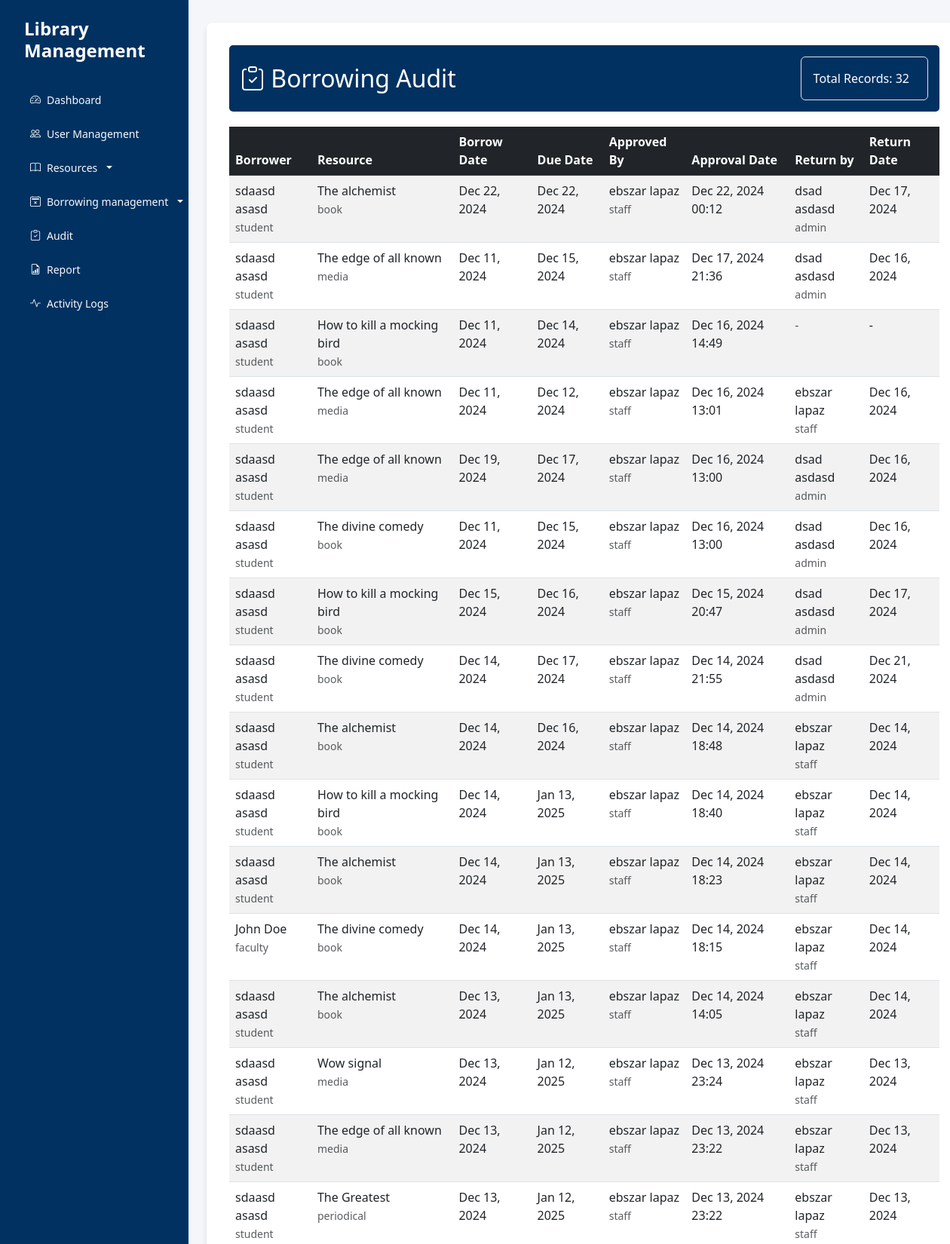
The page /interface/audit.php (signed in, upper part) on the database its author committed.
### tables this page shows
CREATE TABLE `borrowings` (
  `borrowing_id` int(11) NOT NULL,
  `user_id` int(11) NOT NULL,
  `resource_id` int(11) NOT NULL,
  `borrow_date` datetime DEFAULT current_timestamp(),
  `due_date` datetime DEFAULT NULL,
  `return_date` datetime DEFAULT NULL,
  `fine_amount` decimal(10,2) DEFAULT 0.00,
  `status` enum('pending','active','returned','overdue') DEFAULT 'pending',
  `approved_by` int(11) DEFAULT NULL,
  `approved_at` datetime DEFAULT NULL,
  `returned_by` int(11) DEFAULT NULL
);

CREATE TABLE `users` (
  `user_id` int(11) NOT NULL,
  `membership_id` varchar(20) DEFAULT NULL,
  `username` varchar(50) NOT NULL,
  `password` varchar(255) NOT NULL,
  `first_name` varchar(50) NOT NULL,
  `last_name` varchar(50) NOT NULL,
  `email` varchar(100) NOT NULL,
  `role` enum('admin','student','faculty','staff') NOT NULL,
  `max_books` int(11) NOT NULL,
  `created_at` timestamp NOT NULL DEFAULT current_timestamp(),
  `updated_at` timestamp NOT NULL DEFAULT current_timestamp() ON UPDATE current_timestamp(),
  `borrowing_days_limit` int(11) DEFAULT 7
);

CREATE TABLE `library_resources` (
  `resource_id` int(11) NOT NULL,
  `title` varchar(255) NOT NULL,
  `accession_number` varchar(20) NOT NULL,
  `category` enum('book','periodical','media') NOT NULL,
  `status` enum('available','borrowed','maintenance') DEFAULT 'available',
  `created_at` timestamp NOT NULL DEFAULT current_timestamp(),
  `updated_at` timestamp NOT NULL DEFAULT current_timestamp() ON UPDATE current_timestamp(),
  `cover_image` varchar(255) DEFAULT NULL
);

### controller/BorrowingController.php (called while the page is built, shortened)
<?php
require_once '../config/Database.php';
class BorrowingController {
    private $conn;
    public function __construct() {
        $database = new Database();
        $this->conn = $database->getConnection();
    }
    public function getApprovedBorrowings() {
        try {
            $query = "SELECT
                        b.borrowing_id,
                        b.borrow_date,
                        b.due_date,
                        b.return_date,
                        b.status,
                        b.approved_at,
                        u.first_name,
                        u.last_name,
                        u.email,
                        u.role,
                        lr.title AS resource_title,
                        lr.category AS resource_type,
                        CONCAT(u_staff.first_name, ' ', u_staff.last_name) as approved_by,
                        u_staff.role as approver_role,
                        CONCAT(u_returner.first_name, ' ', u_returner.last_name) as returned_by,
                        u_returner.role as returner_role
                    FROM borrowings b
                    JOIN users u ON b.user_id = u.user_id
                    JOIN library_resources lr ON b.resource_id = lr.resource_id
                    LEFT JOIN users u_staff ON b.approved_by = u_staff.user_id
                    LEFT JOIN users u_returner ON b.returned_by = u_returner.user_id
                    WHERE b.approved_by IS NOT NULL
                    ORDER BY b.approved_at DESC";
            $stmt = $this->conn->prepare($query);
            $stmt->execute();
            return $stmt->fetchAll(PDO::FETCH_ASSOC);
        } catch (PDOException $e) {
            error_log("Get approved borrowings error: " . $e->getMessage());
            return [];
        }
    }
}

### config/Database.php (called while the page is built, shortened)
<?php
class Database {
    private $host = "localhost";
    private $port = "3307";
    private $db_name = "library_management";
    private $username = "root";
    private $password = "";
    public function getConnection() {
        $this->conn = null;
        try {
            $this->conn = new PDO(
                "mysql:host=" . $this->host . ";port=" . $this->port . ";dbname=" . $this->db_name,
                $this->username,
                $this->password
            );
            $this->conn->setAttribute(PDO::ATTR_ERRMODE, PDO::ERRMODE_EXCEPTION);
        } catch(PDOException $e) {
            echo "Connection Error: " . $e->getMessage();
        }
        return $this->conn;
    }
}

### interface/audit.php (the view, shortened to what this page needs)
<?php
require_once '../controller/BorrowingController.php';
$borrowingController = new BorrowingController();
$approvedBorrowings = $borrowingController->getApprovedBorrowings();
?>
<!DOCTYPE html>
<html lang="en">
<head>
    <link href="https://cdn.jsdelivr.net/npm/bootstrap@5.3.0/dist/css/bootstrap.min.css" rel="stylesheet">
    <link href="https://cdn.jsdelivr.net/npm/bootstrap-icons@1.10.0/font/bootstrap-icons.css" rel="stylesheet">
    <link href="assets/css/style.css" rel="stylesheet">
</head>
<body>
    <div class="d-flex">
        <?php include 'includes/sidebarModal.php'; ?>
        <main class="col-md-9 ms-sm-auto col-lg-10 px-md-4">
            <div class="borrowing-monitoring-container">
                <div class="page-header d-flex justify-content-between align-items-center">
                    <h2 class="mb-0">
                        <i class="bi bi-clipboard-check"></i> Borrowing Audit
                    </h2>
                    <div class="box p-3 border rounded">
                        <span class="me-2">Total Records: <?php echo count($approvedBorrowings); ?></span>
                    </div>
                </div>
                <?php if (empty($approvedBorrowings)): ?>
                    <div class="alert alert-info">No approved borrowings found.</div>
                <?php else: ?>
                    <div class="table-responsive">
                        <table class="table table-striped table-hover">
                            <thead class="table-dark">
                                <tr>
                                    <th>Borrower</th>
                                    <th>Resource</th>
                                    <th>Borrow Date</th>
                                    <th>Due Date</th>
                                    <th>Approved By</th>
                                    <th>Approval Date</th>
                                    <th>Return by</th>
                                    <th>Return Date</th>
                                </tr>
                            </thead>
                            <tbody>
                                <?php foreach ($approvedBorrowings as $borrowing): ?>
                                    <tr>
                                        <td>
                                            <?php echo htmlspecialchars($borrowing['first_name'] . ' ' . $borrowing['last_name']); ?>
                                            <br>
                                            <small class="text-muted"><?php echo htmlspecialchars($borrowing['role']); ?></small>
                                        </td>
                                        <td>
                                            <?php echo htmlspecialchars($borrowing['resource_title']); ?>
                                            <br>
                                            <small class="text-muted"><?php echo htmlspecialchars($borrowing['resource_type']); ?></small>
                                        </td>
                                        <td><?php echo date('M d, Y', strtotime($borrowing['borrow_date'])); ?></td>
                                        <td><?php echo date('M d, Y', strtotime($borrowing['due_date'])); ?></td>
                                        <td>
                                            <?php echo htmlspecialchars($borrowing['approved_by']); ?>
                                            <br>
                                            <small class="text-muted"><?php echo htmlspecialchars($borrowing['approver_role']); ?></small>
                                        </td>
                                        <td><?php echo date('M d, Y H:i', strtotime($borrowing['approved_at'])); ?></td>
                                        <td>
                                            <?php if ($borrowing['returned_by']): ?>
                                                <?php echo htmlspecialchars($borrowing['returned_by']); ?>
                                                <br>
                                                <small class="text-muted"><?php echo htmlspecialchars($borrowing['returner_role']); ?></small>
                                            <?php else: ?>
                                                <span class="text-muted">-</span>
                                            <?php endif; ?>
                                        </td>
                                        <td>
                                            <?php echo $borrowing['return_date'] ? date('M d, Y', strtotime($borrowing['return_date'])) : '-'; ?>
                                        </td>
                                    </tr>
                                <?php endforeach; ?>
                            </tbody>
                        </table>
                    </div>
                <?php endif; ?>
            </div>
        </main>
    </div>
</body>
</html>

### interface/assets/css/style.css (style rules this page uses)
body { background-color: #f4f6f9; }
.page-header { background-color: #003161; color: white; padding: 15px; border-radius: 5px; margin-bottom: 20px; }
.borrowing-monitoring-container { background-color: white; border-radius: 8px; box-shadow: 0 4px 6px rgba(0,0,0,0.1); padding: 30px; margin-top: 30px; }

### interface/audit.php (style rules this page uses)
.borrowing-monitoring-container { background-color: white; border-radius: 8px; box-shadow: 0 4px 6px rgba(0,0,0,0.1); padding: 30px; margin-top: 30px; }
.page-header { background-color: #003161; color: white; padding: 15px; border-radius: 5px; margin-bottom: 20px; }

### rows shown on the page
borrowings: user.last_name "sdaasd asasd", user.role "student", resource.title "The alchemist", resource.category "book", borrow_date "Dec 22, 2024", due_date "Dec 22, 2024", approved_by "ebszar lapaz", approved_by.role "staff", approved_at "Dec 22, 2024 00:12", returned_by "dsad asdasd", returned_by.role "admin", return_date "Dec 17, 2024"
borrowings: user.last_name "sdaasd asasd", user.role "student", resource.title "The edge of all known", resource.category "media", borrow_date "Dec 11, 2024", due_date "Dec 15, 2024", approved_by "ebszar lapaz", approved_by.role "staff", approved_at "Dec 17, 2024 21:36", returned_by "dsad asdasd", returned_by.role "admin", return_date "Dec 16, 2024"
borrowings: user.last_name "sdaasd asasd", user.role "student", resource.title "How to kill a mocking bird", resource.category "book", borrow_date "Dec 11, 2024", due_date "Dec 14, 2024", approved_by "ebszar lapaz", approved_by.role "staff", approved_at "Dec 16, 2024 14:49"
borrowings: user.last_name "sdaasd asasd", user.role "student", resource.title "The edge of all known", resource.category "media", borrow_date "Dec 11, 2024", due_date "Dec 12, 2024", approved_by "ebszar lapaz", approved_by.role "staff", approved_at "Dec 16, 2024 13:01", returned_by "ebszar lapaz", return_date "Dec 16, 2024"
borrowings: user.last_name "sdaasd asasd", user.role "student", resource.title "The edge of all known", resource.category "media", borrow_date "Dec 19, 2024", due_date "Dec 17, 2024", approved_by "ebszar lapaz", approved_by.role "staff", approved_at "Dec 16, 2024 13:00", returned_by "dsad asdasd", returned_by.role "admin", return_date "Dec 16, 2024"
borrowings: user.last_name "sdaasd asasd", user.role "student", resource.title "The divine comedy", resource.category "book", borrow_date "Dec 11, 2024", due_date "Dec 15, 2024", approved_by "ebszar lapaz", approved_by.role "staff", approved_at "Dec 16, 2024 13:00", returned_by "dsad asdasd", returned_by.role "admin", return_date "Dec 16, 2024"
borrowings: user.last_name "sdaasd asasd", user.role "student", resource.title "How to kill a mocking bird", resource.category "book", borrow_date "Dec 15, 2024", due_date "Dec 16, 2024", approved_by "ebszar lapaz", approved_by.role "staff", approved_at "Dec 15, 2024 20:47", returned_by "dsad asdasd", returned_by.role "admin", return_date "Dec 17, 2024"
borrowings: user.last_name "sdaasd asasd", user.role "student", resource.title "The divine comedy", resource.category "book", borrow_date "Dec 14, 2024", due_date "Dec 17, 2024", approved_by "ebszar lapaz", approved_by.role "staff", approved_at "Dec 14, 2024 21:55", returned_by "dsad asdasd", returned_by.role "admin", return_date "Dec 21, 2024"
borrowings: user.last_name "sdaasd asasd", user.role "student", resource.title "The alchemist", resource.category "book", borrow_date "Dec 14, 2024", due_date "Dec 16, 2024", approved_by "ebszar lapaz", approved_by.role "staff", approved_at "Dec 14, 2024 18:48", returned_by "ebszar lapaz", return_date "Dec 14, 2024"
borrowings: user.last_name "sdaasd asasd", user.role "student", resource.title "How to kill a mocking bird", resource.category "book", borrow_date "Dec 14, 2024", due_date "Jan 13, 2025", approved_by "ebszar lapaz", approved_by.role "staff", approved_at "Dec 14, 2024 18:40", returned_by "ebszar lapaz", return_date "Dec 14, 2024"
borrowings: user.last_name "sdaasd asasd", user.role "student", resource.title "The alchemist", resource.category "book", borrow_date "Dec 14, 2024", due_date "Jan 13, 2025", approved_by "ebszar lapaz", approved_by.role "staff", approved_at "Dec 14, 2024 18:23", returned_by "ebszar lapaz", return_date "Dec 14, 2024"
borrowings: user.last_name "John Doe", user.role "faculty", resource.title "The divine comedy", resource.category "book", borrow_date "Dec 14, 2024", due_date "Jan 13, 2025", approved_by "ebszar lapaz", approved_by.role "staff", approved_at "Dec 14, 2024 18:15", returned_by "ebszar lapaz", return_date "Dec 14, 2024"
borrowings: user.last_name "sdaasd asasd", user.role "student", resource.title "The alchemist", resource.category "book", borrow_date "Dec 13, 2024", due_date "Jan 13, 2025", approved_by "ebszar lapaz", approved_by.role "staff", approved_at "Dec 14, 2024 14:05", returned_by "ebszar lapaz", return_date "Dec 14, 2024"
borrowings: user.last_name "sdaasd asasd", user.role "student", resource.title "Wow signal", resource.category "media", borrow_date "Dec 13, 2024", due_date "Jan 12, 2025", approved_by "ebszar lapaz", approved_by.role "staff", approved_at "Dec 13, 2024 23:24", returned_by "ebszar lapaz", return_date "Dec 13, 2024"
borrowings: user.last_name "sdaasd asasd", user.role "student", resource.title "The edge of all known", resource.category "media", borrow_date "Dec 13, 2024", due_date "Jan 12, 2025", approved_by "ebszar lapaz", approved_by.role "staff", approved_at "Dec 13, 2024 23:22", returned_by "ebszar lapaz", return_date "Dec 13, 2024"
borrowings: user.last_name "sdaasd asasd", user.role "student", resource.title "The Greatest", resource.category "periodical", borrow_date "Dec 13, 2024", due_date "Jan 12, 2025", approved_by "ebszar lapaz", approved_by.role "staff", approved_at "Dec 13, 2024 23:22", returned_by "ebszar lapaz", return_date "Dec 13, 2024"

### other values the page prints
count($approvedBorrowings) "32"
